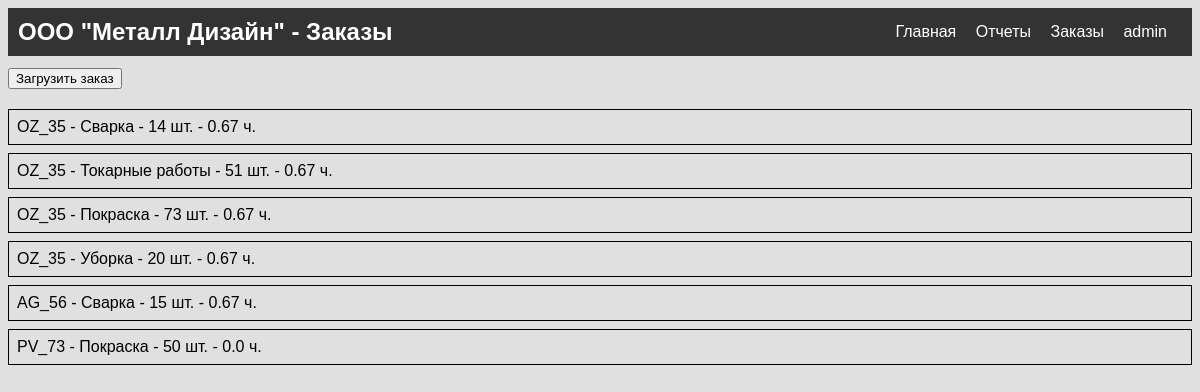
The app's page /orders/ (signed in), older data.
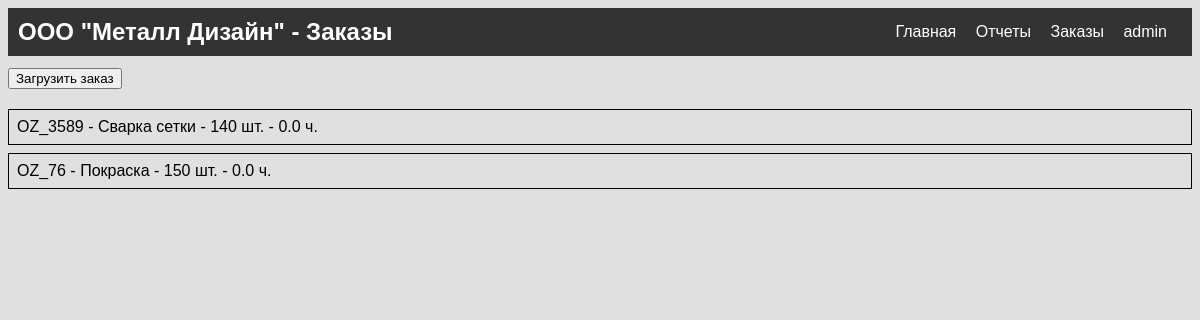
The same page, newer data.
### zavod/models/task.py (models this page shows, shortened)
class Task(models.Model):
    code = models.CharField(max_length=50)
    name = models.TextField()
    count_times = models.FloatField(default=0)
    count_detail = models.IntegerField(default=0)
    cost = models.DecimalField(max_digits=10, decimal_places=2, default=0)
    sels = models.IntegerField()
    position = models.ForeignKey(Position, on_delete=models.CASCADE)

### zavod/views.py (the view)
# urls.py: path('orders/',views.orders, name='orders'),
@login_required
def orders(request):
    active_orders = Task.objects.filter(count_detail__gt=0)
    context = {'active_orders': active_orders}
    return render(request, 'zavod/orders.html', context)

### zavod/templates/zavod/orders.html (shortened to what this page needs)
{% load static %}
<!DOCTYPE html>
<html lang="en">
<head>
    <link rel="stylesheet" href="{% static 'zavod/style.css' %}">
</head>
<body>
      <div class = "heads">
    <div class = "heads-column">
    <h2>ООО "Металл Дизайн" - Заказы</h2>
    </div>
    <div class="menu">
         <a href="{% url 'employee_list' %}">Главная</a>
         <a href="{% url 'reports' %}">Отчеты</a>
        <a href="{% url 'orders' %}">Заказы</a>
        <a href="/admin">admin</a>
    </div>
    </div>
    <button type="button" class="upload-btn" onclick ="UploadOrders()">Загрузить заказ</button>
    {% if active_orders %}
        <div class="active-orders">
        <ul>
            {% for order in active_orders %}
                <li>{{ order.code }} - {{ order.name }} - {{ order.count_detail }} шт. - {{ order.count_times}} ч.</li>
            {% endfor %}
        </div>
    {% else %}
        <p>Нет активных заказов.</p>
    {% endif %}
</body>
</html>

### static/zavod/style.css (style rules this page uses)
body { background-color: #e0e0e0; font-family: Arial, sans-serif; }
.heads { background-color: #333; color: #fff; padding: 10px; display: flex; justify-content: space-between; align-items: center; margin-bottom: 1%; }
.heads h2 { margin: 0; }
.menu a { color: #fff; text-decoration: none; margin-right: 15px; }
h2 { color: #ffffff; }
.heads { display: flex; justify-content: space-between; align-items: center; padding: 10px; }
.heads-column { margin: 0; }
.active-orders { margin-top: 20px; }
.active-orders ul { list-style-type: none; padding: 0; margin: 0; }
.active-orders li { border: 1px solid #000000; padding: 8px; margin-bottom: 8px; display: flex; justify-content: space-between; }

Row changes from the older to the newer data that the page shows:
removed Task: code "OZ_35", name "Сварка", count_detail "14", count_times "0.67"
removed Task: code "OZ_35", name "Токарные работы", count_detail "51", count_times "0.67"
removed Task: code "OZ_35", name "Покраска", count_detail "73", count_times "0.67"
removed Task: code "OZ_35", name "Уборка", count_detail "20", count_times "0.67"
removed Task: code "AG_56", name "Сварка", count_detail "15", count_times "0.67"
removed Task: code "PV_73", name "Покраска", count_detail "50", count_times "0.0"
added Task: code "OZ_3589", name "Сварка сетки", count_detail "140", count_times "0.0"
added Task: code "OZ_76", name "Покраска", count_detail "150", count_times "0.0"
